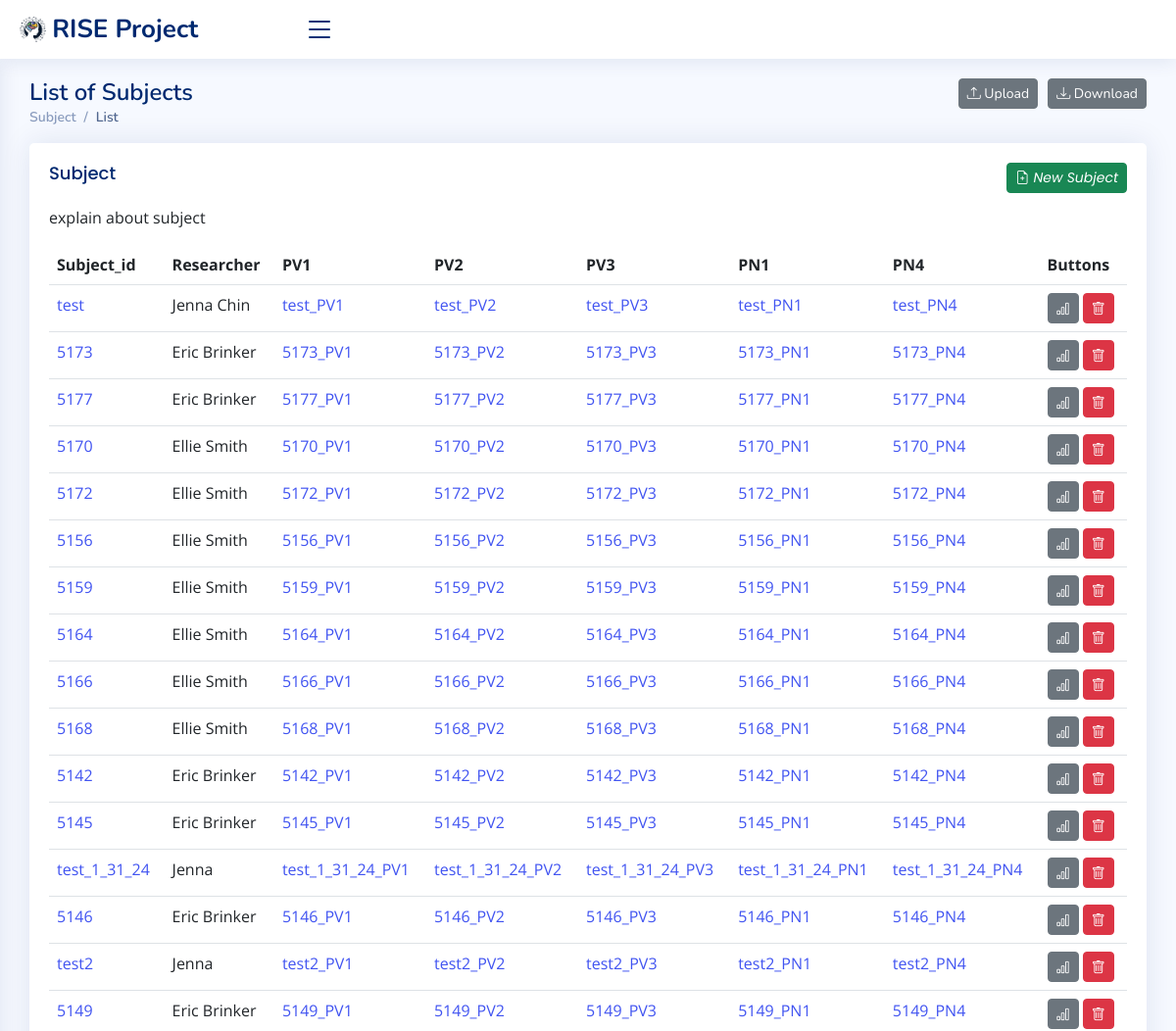
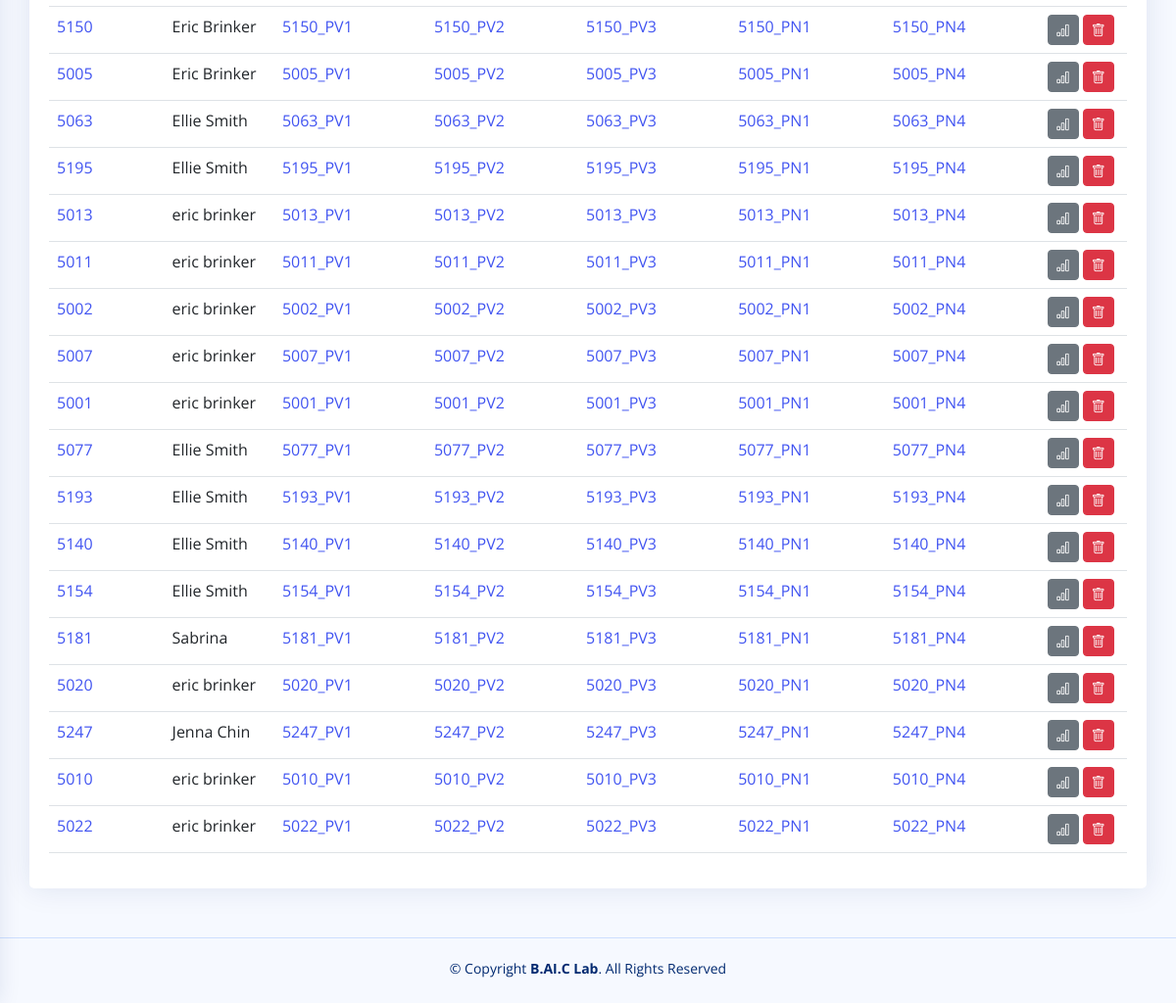
/home/, run on the app's committed database (2 pictures, top to bottom).
### rise/models.py (models this page shows, shortened)
class Subject(models.Model):
    subject_id = models.CharField(max_length=20, primary_key=True)
    researcher = models.CharField(max_length=20)
    pv1 = models.CharField(max_length=20)
    pv2 = models.CharField(max_length=20)
    pv3 = models.CharField(max_length=20)
    pn1 = models.CharField(max_length=20)
    pn4 = models.CharField(max_length=20)
    class Meta:
        app_label = 'rise'

### rise/views.py (the view)
# urls.py: path('home/', subject_list, name='home'),
def subject_list(request):
    subjects = Subject.objects.all()
    return render(request, 'subject_list.html', {'subjects': subjects})

### rise/templates/subject_list.html (shortened to what this page needs)
<!DOCTYPE html>
<html lang="en">
{% load static %}
<head>
  <link href="{% static 'assets/vendor/bootstrap/css/bootstrap.min.css' %}" rel="stylesheet">
  <link href="{% static 'assets/vendor/bootstrap-icons/bootstrap-icons.css' %}" rel="stylesheet">
  <link href="{% static 'assets/vendor/boxicons/css/boxicons.min.css' %}" rel="stylesheet">
  <link href="{% static 'assets/vendor/quill/quill.snow.css' %}" rel="stylesheet">
  <link href="{% static 'assets/vendor/quill/quill.bubble.css' %}" rel="stylesheet">
  <link href="{% static 'assets/vendor/remixicon/remixicon.css' %}" rel="stylesheet">
  <link href="{% static 'assets/vendor/simple-datatables/style.css' %}" rel="stylesheet">
  <link href="{% static 'assets/css/style.css' %}" rel="stylesheet">
</head>
<body>
  <header id="header" class="header fixed-top d-flex align-items-center">
    <div class="d-flex align-items-center justify-content-between">
      <a href="/home" class="logo d-flex align-items-center">
        <img src="{% static 'assets/img/baic.png' %}" alt="">
        <span class="d-none d-lg-block"> RISE Project</span>
      </a>
      <i class="bi bi-list toggle-sidebar-btn"></i>
    </div>
  </header>
  <main id="main" class="main">
    <div class="pagetitle">
      <h1>
          List of Subjects
          <a href="{% url 'subject_download' %}">
              <button type="button" class="btn btn-secondary btn-sm" style="float: right; margin-left: 10px"><i class="bi bi-download"></i> Download</button>
          </a>
          <a href="{% url 'subject_upload' %}">
              <button type="button" class="btn btn-secondary btn-sm" style="float: right;"><i class="bi bi-upload"></i> Upload</button>
          </a>
      </h1>
      <nav>
        <ol class="breadcrumb">
          <li class="breadcrumb-item">Subject</li>
          <li class="breadcrumb-item active">List</li>
        </ol>
      </nav>
    </div>
    <section class="section">
      <div class="row">
        <div class="col-lg-12">
          <div class="card">
            <div class="card-body">
              <h5 class="card-title">Subject
                  <a href="/subjectNew">
                      <button type="button" class="btn btn-success btn-sm" style="float: right;"><i class="bi bi-file-earmark-plus"> New Subject</i></button>
                  </a>
              </h5>
              <p>explain about subject</p>
              {% if subjects %}
                <table class="table datatable">
                <thead>
                  <tr>
                    <th scope="col">Subject_id</th>
                    <th scope="col">Researcher</th>
                    <th scope="col">PV1</th>
                    <th scope="col">PV2</th>
                    <th scope="col">PV3</th>
                    <th scope="col">PN1</th>
                    <th scope="col">PN4</th>
                    <th scope="col">Buttons</th>
                  </tr>
                </thead>
                    <tbody>
                    {% for subject in subjects %}
                    <tr>
                        <td><a href="{% url 'subject_update' subject.subject_id %}">{{ subject.subject_id }}</a></td>
                        <td>{{ subject.researcher }}</td>
                        <td><a href="{% url 'interview_update' subject.pv1 %}">{{ subject.pv1 }}</a></td>
                        <td><a href="{% url 'interview_update' subject.pv2 %}">{{ subject.pv2 }}</a></td>
                        <td><a href="{% url 'interview_update' subject.pv3 %}">{{ subject.pv3 }}</a></td>
                        <td><a href="{% url 'interview_update' subject.pn1 %}">{{ subject.pn1 }}</a></td>
                        <td><a href="{% url 'interview_update' subject.pn4 %}">{{ subject.pn4 }}</a></td>
                        <td>
                            <a href="/subjectStatics/{{ subject.subject_id }}">
                                <button type="button" class="btn btn-secondary btn-sm"><i class="bi bi-bar-chart"></i></button>
                            </a>
                            <a href="/subjectDelete/{{ subject.subject_id }}" onclick="return confirmDelete();">
                                <button type="button" class="btn btn-danger btn-sm"><i class="bi bi-trash"></i></button>
                            </a>
                        </td>
                    </tr>
                    {% endfor %}
                    </tbody>
              </table>
              {% else %}
                  <p>No Subject</p>
              {% endif %}
            </div>
          </div>
        </div>
      </div>
    </section>
  </main>
  <footer id="footer" class="footer">
    <div class="copyright">
      &copy; Copyright <strong><span>B.AI.C Lab</span></strong>. All Rights Reserved
    </div>
    <div class="credits">
    </div>
  </footer>
</body>
</html>

### static/assets/css/style.css (style rules this page uses)
:root { scroll-behavior: smooth; }
body { font-family: "Open Sans", sans-serif; background: #f6f9ff; color: #444444; }
a { color: #4154f1; text-decoration: none; }
h1, h2, h3, h4, h5, h6 { font-family: "Nunito", sans-serif; }
#main { margin-top: 60px; padding: 20px 30px; transition: all 0.3s; }
.pagetitle { margin-bottom: 10px; }
.pagetitle h1 { font-size: 24px; margin-bottom: 0; font-weight: 600; color: #012970; }
.card { margin-bottom: 30px; border: none; border-radius: 5px; box-shadow: 0px 0 30px rgba(1, 41, 112, 0.1); }
.card-title { padding: 20px 0 15px 0; font-size: 18px; font-weight: 500; color: #012970; font-family: "Poppins", sans-serif; }
.card-body { padding: 0 20px 20px 20px; }
.breadcrumb { font-size: 14px; font-family: "Nunito", sans-serif; color: #899bbd; font-weight: 600; }
.breadcrumb .breadcrumb-item::before { color: #899bbd; }
.breadcrumb .active { color: #51678f; font-weight: 600; }
.logo { line-height: 1; }
@media (min-width: 1200px) { .logo { width: 280px; } }
.logo img { max-height: 26px; margin-right: 6px; }
.logo span { font-size: 26px; font-weight: 700; color: #012970; font-family: "Nunito", sans-serif; }
.header { transition: all 0.5s; z-index: 997; height: 60px; box-shadow: 0px 2px 20px rgba(1, 41, 112, 0.1); background-color: #fff; padding-left: 20px; }
.header .toggle-sidebar-btn { font-size: 32px; padding-left: 10px; cursor: pointer; color: #012970; }
@media (min-width: 1200px) { #main, #footer { margin-left: 0; } }
.footer { padding: 20px 0; font-size: 14px; transition: all 0.3s; border-top: 1px solid #cddfff; }
.footer .copyright { text-align: center; color: #012970; }
.footer .credits { padding-top: 5px; text-align: center; font-size: 13px; color: #012970; }

### data on the page
Subject: subject_id "test", researcher "Jenna Chin", pv1 "test_PV1", pv2 "test_PV2", pv3 "test_PV3", pn1 "test_PN1", pn4 "test_PN4"
Subject: subject_id "5173", researcher "Eric Brinker", pv1 "5173_PV1", pv2 "5173_PV2", pv3 "5173_PV3", pn1 "5173_PN1", pn4 "5173_PN4"
Subject: subject_id "5177", researcher "Eric Brinker", pv1 "5177_PV1", pv2 "5177_PV2", pv3 "5177_PV3", pn1 "5177_PN1", pn4 "5177_PN4"
Subject: subject_id "5170", researcher "Ellie Smith", pv1 "5170_PV1", pv2 "5170_PV2", pv3 "5170_PV3", pn1 "5170_PN1", pn4 "5170_PN4"
Subject: subject_id "5172", researcher "Ellie Smith", pv1 "5172_PV1", pv2 "5172_PV2", pv3 "5172_PV3", pn1 "5172_PN1", pn4 "5172_PN4"
Subject: subject_id "5156", researcher "Ellie Smith", pv1 "5156_PV1", pv2 "5156_PV2", pv3 "5156_PV3", pn1 "5156_PN1", pn4 "5156_PN4"
Subject: subject_id "5159", researcher "Ellie Smith", pv1 "5159_PV1", pv2 "5159_PV2", pv3 "5159_PV3", pn1 "5159_PN1", pn4 "5159_PN4"
Subject: subject_id "5164", researcher "Ellie Smith", pv1 "5164_PV1", pv2 "5164_PV2", pv3 "5164_PV3", pn1 "5164_PN1", pn4 "5164_PN4"
Subject: subject_id "5166", researcher "Ellie Smith", pv1 "5166_PV1", pv2 "5166_PV2", pv3 "5166_PV3", pn1 "5166_PN1", pn4 "5166_PN4"
Subject: subject_id "5168", researcher "Ellie Smith", pv1 "5168_PV1", pv2 "5168_PV2", pv3 "5168_PV3", pn1 "5168_PN1", pn4 "5168_PN4"
Subject: subject_id "5142", researcher "Eric Brinker", pv1 "5142_PV1", pv2 "5142_PV2", pv3 "5142_PV3", pn1 "5142_PN1", pn4 "5142_PN4"
Subject: subject_id "5145", researcher "Eric Brinker", pv1 "5145_PV1", pv2 "5145_PV2", pv3 "5145_PV3", pn1 "5145_PN1", pn4 "5145_PN4"
Subject: subject_id "test_1_31_24", researcher "Jenna", pv1 "test_1_31_24_PV1", pv2 "test_1_31_24_PV2", pv3 "test_1_31_24_PV3", pn1 "test_1_31_24_PN1", pn4 "test_1_31_24_PN4"
Subject: subject_id "5146", researcher "Eric Brinker", pv1 "5146_PV1", pv2 "5146_PV2", pv3 "5146_PV3", pn1 "5146_PN1", pn4 "5146_PN4"
Subject: subject_id "test2", researcher "Jenna", pv1 "test2_PV1", pv2 "test2_PV2", pv3 "test2_PV3", pn1 "test2_PN1", pn4 "test2_PN4"
Subject: subject_id "5149", researcher "Eric Brinker", pv1 "5149_PV1", pv2 "5149_PV2", pv3 "5149_PV3", pn1 "5149_PN1", pn4 "5149_PN4"
Subject: subject_id "5150", researcher "Eric Brinker", pv1 "5150_PV1", pv2 "5150_PV2", pv3 "5150_PV3", pn1 "5150_PN1", pn4 "5150_PN4"
Subject: subject_id "5005", researcher "Eric Brinker", pv1 "5005_PV1", pv2 "5005_PV2", pv3 "5005_PV3", pn1 "5005_PN1", pn4 "5005_PN4"
Subject: subject_id "5063", researcher "Ellie Smith", pv1 "5063_PV1", pv2 "5063_PV2", pv3 "5063_PV3", pn1 "5063_PN1", pn4 "5063_PN4"
Subject: subject_id "5195", researcher "Ellie Smith", pv1 "5195_PV1", pv2 "5195_PV2", pv3 "5195_PV3", pn1 "5195_PN1", pn4 "5195_PN4"
Subject: subject_id "5013", researcher "eric brinker", pv1 "5013_PV1", pv2 "5013_PV2", pv3 "5013_PV3", pn1 "5013_PN1", pn4 "5013_PN4"
Subject: subject_id "5011", researcher "eric brinker", pv1 "5011_PV1", pv2 "5011_PV2", pv3 "5011_PV3", pn1 "5011_PN1", pn4 "5011_PN4"
Subject: subject_id "5002", researcher "eric brinker", pv1 "5002_PV1", pv2 "5002_PV2", pv3 "5002_PV3", pn1 "5002_PN1", pn4 "5002_PN4"
Subject: subject_id "5007", researcher "eric brinker", pv1 "5007_PV1", pv2 "5007_PV2", pv3 "5007_PV3", pn1 "5007_PN1", pn4 "5007_PN4"
Subject: subject_id "5001", researcher "eric brinker", pv1 "5001_PV1", pv2 "5001_PV2", pv3 "5001_PV3", pn1 "5001_PN1", pn4 "5001_PN4"
Subject: subject_id "5077", researcher "Ellie Smith", pv1 "5077_PV1", pv2 "5077_PV2", pv3 "5077_PV3", pn1 "5077_PN1", pn4 "5077_PN4"
Subject: subject_id "5193", researcher "Ellie Smith", pv1 "5193_PV1", pv2 "5193_PV2", pv3 "5193_PV3", pn1 "5193_PN1", pn4 "5193_PN4"
Subject: subject_id "5140", researcher "Ellie Smith", pv1 "5140_PV1", pv2 "5140_PV2", pv3 "5140_PV3", pn1 "5140_PN1", pn4 "5140_PN4"
Subject: subject_id "5154", researcher "Ellie Smith", pv1 "5154_PV1", pv2 "5154_PV2", pv3 "5154_PV3", pn1 "5154_PN1", pn4 "5154_PN4"
Subject: subject_id "5181", researcher "Sabrina", pv1 "5181_PV1", pv2 "5181_PV2", pv3 "5181_PV3", pn1 "5181_PN1", pn4 "5181_PN4"
Subject: subject_id "5020", researcher "eric brinker", pv1 "5020_PV1", pv2 "5020_PV2", pv3 "5020_PV3", pn1 "5020_PN1", pn4 "5020_PN4"
Subject: subject_id "5247", researcher "Jenna Chin", pv1 "5247_PV1", pv2 "5247_PV2", pv3 "5247_PV3", pn1 "5247_PN1", pn4 "5247_PN4"
Subject: subject_id "5010", researcher "eric brinker", pv1 "5010_PV1", pv2 "5010_PV2", pv3 "5010_PV3", pn1 "5010_PN1", pn4 "5010_PN4"
Subject: subject_id "5022", researcher "eric brinker", pv1 "5022_PV1", pv2 "5022_PV2", pv3 "5022_PV3", pn1 "5022_PN1", pn4 "5022_PN4"
